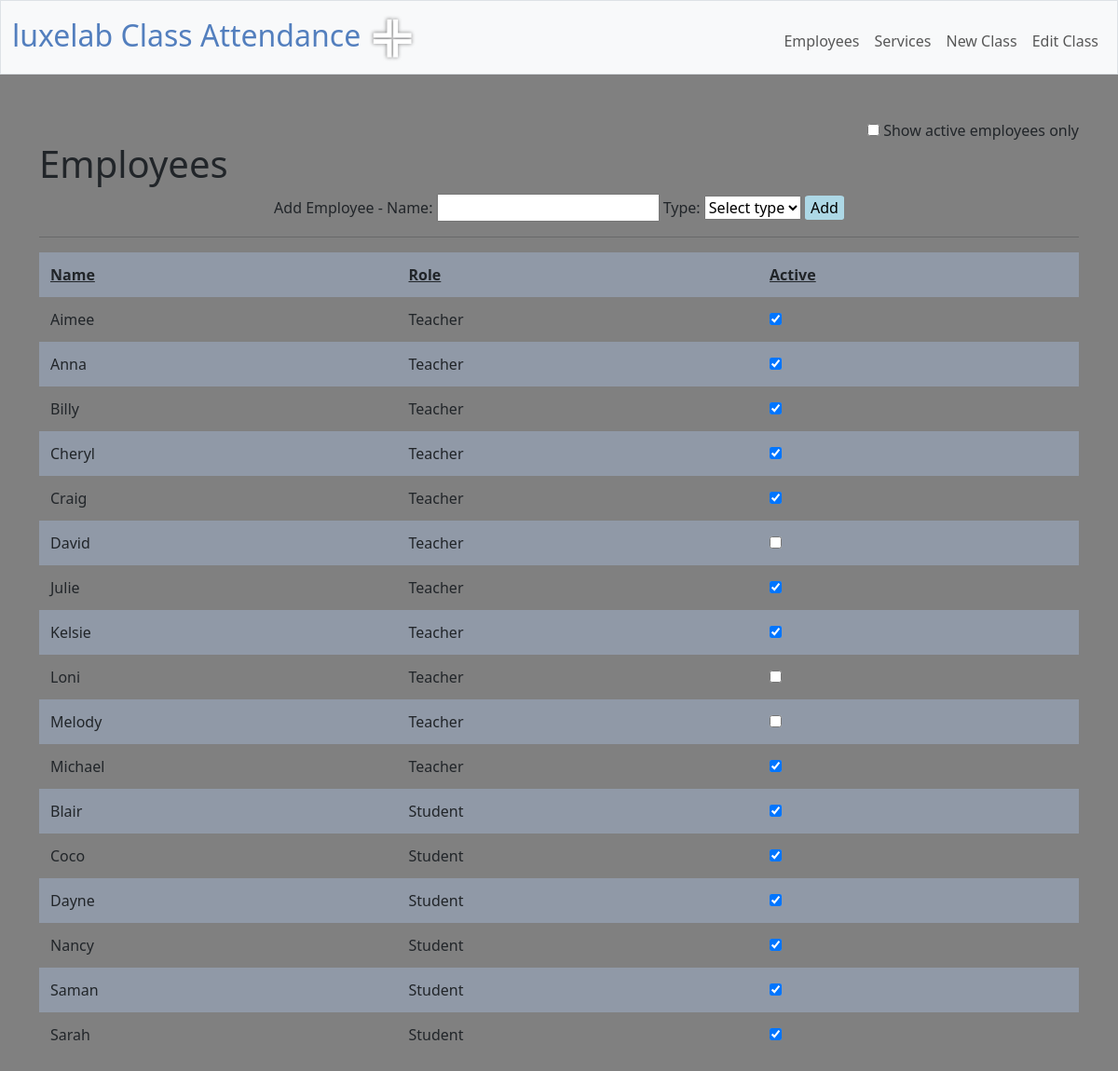
The page /employees on the database its author committed.
### models.py (models this page shows)
class Base(MappedAsDataclass, DeclarativeBase):
    pass

class Employees(Base):
    __tablename__ = "employees"
    id: Mapped[int] = mapped_column(primary_key=True, init=False)
    name: Mapped[str]
    role: Mapped[int]
    active: Mapped[int]
    class_joins = relationship("Class_join", back_populates="employees")

### app.py (the view, shortened to what this page needs)
@app.route("/employees", methods=["GET", "POST"])
def employees():
    if request.method == "GET":
        stmt= select(Employees).order_by(Employees.role, Employees.name)
        with engine.connect() as connection:
            results= connection.execute(stmt).fetchall()
        active_status = '0'
    return render_template("./employees.html", results=results, active=active_status)

### app.py (called while the page is built)
@app.after_request
def after_request(response):
    response.headers["Cache-Control"] = "no-cache, no-store, must-revalidate"
    response.headers["Expires"] = 0
    response.headers["Pragma"] = "no-cache"
    return response

### templates/employees.html (shortened to what this page needs)
{% extends "layout.html" %}
{% block main %}
    <div style="text-align: right;">
        <input name="showActive" id="showActive" type="checkbox" onclick="toggle_active(this)" {% if active == '1' %}checked{% endif %}>
        <label for="showActive"> Show active employees only</label></div>
    <div style="text-align: left;">
        <h1>Employees</h1>
    </div>
    <div>
        <form method="post" action="/add_employee">
            Add Employee  -
            Name: <input name="employee_name" type="text" required autocomplete="off">
            Type:
            <select id="role" name="role" required>
                <option value="" selected disabled hidden>Select type</option>
            </select>
            <input type="submit" name="add" value="Add">
        </form>
    </div>
    <hr>
    <div>
    {% if results %}
        <form method="post" action="/edit_employee">
        <table  style="text-align: left;">
            <tr style="text-decoration: underline; font-weight: bold;">
                <td>
                    Name
                </td>
                <td>
                    Role
                </td>
                <td>
                    Active
                </td>
            </tr>
            {% for result in results %}
            <tr>
                <td>
                    {{ result.name }}
                </td>
                <td name="employee" id="{{result.id}}">
                    {% if result.role == 0 %}
                        Teacher
                    {% else %}
                        Student
                    {% endif %}
                </td>
                <td>
                    <input type="checkbox" name="edit" onclick="changeActiveStatus(this, {{result.id}})" value="1" {% if result.active %} checked {% endif %}>
                </td>
            </tr>
            {% endfor %}
        </table>
        </form>
    {% else %}
        <p>No employees found</p>
    {% endif %}
    </div>
{% endblock %}

### static/styles.css (style rules this page uses)
input[type="submit"], input[type="button"] { border-radius: 10%; background-color: lightblue; border: none; }
body { background-color: gray; }
table { background-color: transparent; margin-bottom: 1rem; width: 100%; }
table th, table td { padding: 0.75rem; vertical-align: middle; }
tbody tr:nth-of-type(odd) { background-color: rgb(179, 208, 255, 0.3) }

### rows shown on the page
Employees: name "Aimee", role "Teacher", active "☑"
Employees: name "Anna", role "Teacher", active "☑"
Employees: name "Billy", role "Teacher", active "☑"
Employees: name "Cheryl", role "Teacher", active "☑"
Employees: name "Craig", role "Teacher", active "☑"
Employees: name "David", role "Teacher"
Employees: name "Julie", role "Teacher", active "☑"
Employees: name "Kelsie", role "Teacher", active "☑"
Employees: name "Loni", role "Teacher"
Employees: name "Melody", role "Teacher"
Employees: name "Michael", role "Teacher", active "☑"
Employees: name "Blair", role "Student", active "☑"
Employees: name "Coco", role "Student", active "☑"
Employees: name "Dayne", role "Student", active "☑"
Employees: name "Nancy", role "Student", active "☑"
Employees: name "Saman", role "Student", active "☑"
Employees: name "Sarah", role "Student", active "☑"
